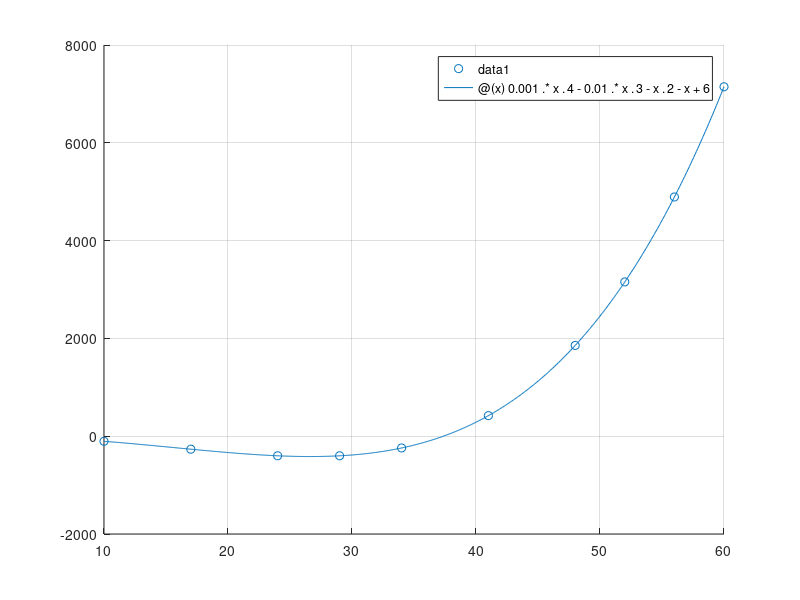

The MATLAB source for this figure:
% Ej 8
% German Heim
close all
clear all
format long
clc

x=[10 17 24 29 34 41 48 52 56 60];
y=[-104 -265.61 -400.46 -400.61 -240.7 420.55 1856.5 3155.54 4892.34 7146];

i_1_3 = 1/3 * (x(3)-x(1))/2 * (y(1) + 4*y(2) + y(3));
i_3_5 = 1/3 * (x(5)-x(3))/2 * (y(3) + 4*y(4) + y(5));
i_5_7 = 1/3 * (x(7)-x(5))/2 * (y(5) + 4*y(6) + y(7));
i_7_10 = 3/8 * (x(10)-x(7))/3 * (y(7) + 3*y(8) + 3*y(9) + y(10));

integral_aprox = i_1_3 + i_3_5 + i_5_7 + i_7_10;

pol = @(x) 0.001.*x.^4 - 0.01 .* x.^3 - x.^2 - x + 6;
integral_verdadera = integral(pol, x(1), x(10));

error_verdadero = integral_verdadera - integral_aprox;

hold on
grid on
scatter(x, y)
fplot(pol, [min(x), max(x)])